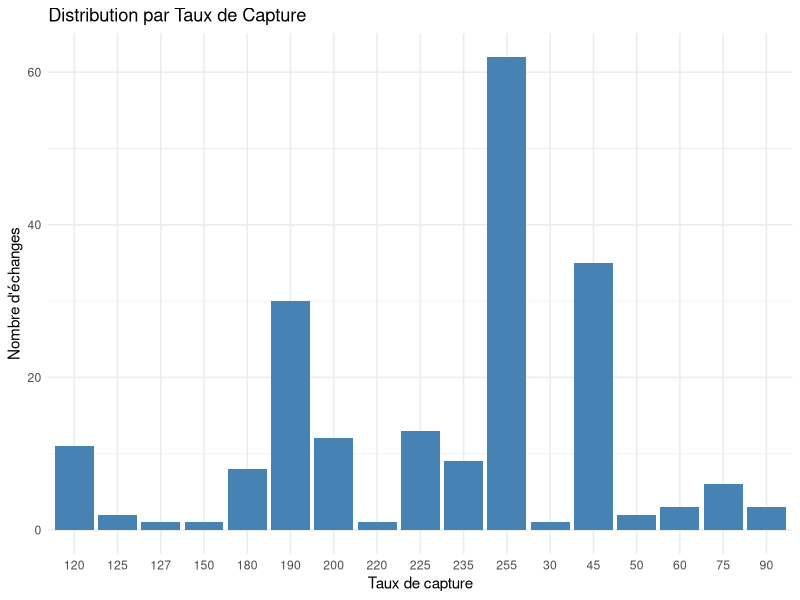

Recreate this plot in R.
## ---- chunk 1
knitr::opts_chunk$set(echo = TRUE)
## ---- chunk 2
# Import des données
trades <- read.csv("Trades.csv", sep = ";")

# Table de contingence
shiny_liked <- table(trades$isShiny, trades$liked) 


# Affichage du tableau
shiny_liked
## ---- chunk 3
chisq.test(shiny_liked)$expected
## ---- chunk 4
test.khi2 <- chisq.test(shiny_liked)

test.khi2$statistic
test.khi2$p.value
## ---- chunk 5
khi2 <- test.khi2$statistic
N <- sum(shiny_liked)
p <- nrow(shiny_liked)
q <- ncol(shiny_liked)

Phi <- sqrt(khi2 / N)
VCramer <- Phi / sqrt((min(p, q) - 1))

Phi
VCramer
## ---- chunk 6
library(ggplot2)
trades <- read.csv("Trades.csv", sep = ";")
pokemon <- read.csv("pokemon.csv", sep = ",")


# 3. Fusionner les données (équivalent de la jointure SQL)
# On lie 'pokemonId' de Trades à 'pokedex_number' de pokemon
df_complet <- merge(trades, pokemon, by.x = "pokemonId", by.y = "pokedex_number")


# 4. Créer le graphique de distribution par taux de capture
ggplot(df_complet, aes(x = capture_rate)) +
  geom_bar(fill = "steelblue") +
  theme_minimal() +
  labs(title = "Distribution par Taux de Capture",
       x = "Taux de capture",
       y = "Nombre d'échanges")
